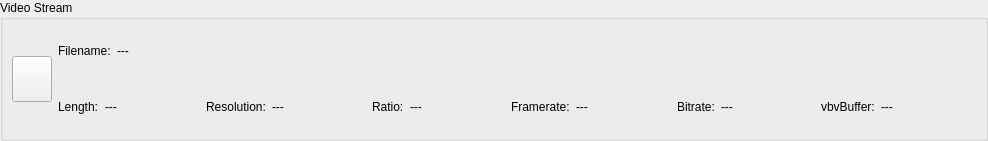
<ui version="4.0" >
 <author></author>
 <comment></comment>
 <exportmacro></exportmacro>
 <class>TTVideoFileInfoWidget</class>
 <widget class="QWidget" name="TTVideoFileInfoWidget" >
  <property name="geometry" >
   <rect>
    <x>0</x>
    <y>0</y>
    <width>988</width>
    <height>141</height>
   </rect>
  </property>
  <property name="minimumSize" >
   <size>
    <width>640</width>
    <height>80</height>
   </size>
  </property>
  <property name="windowTitle" >
   <string>Form</string>
  </property>
  <layout class="QGridLayout" >
   <property name="margin" >
    <number>0</number>
   </property>
   <property name="spacing" >
    <number>0</number>
   </property>
   <item row="0" column="0" >
    <widget class="QGroupBox" name="gbVideoStreamInfo" >
     <property name="title" >
      <string>Video Stream</string>
     </property>
     <property name="flat" >
      <bool>false</bool>
     </property>
     <layout class="QGridLayout" >
      <property name="margin" >
       <number>9</number>
      </property>
      <property name="spacing" >
       <number>6</number>
      </property>
      <item row="0" column="0" >
       <layout class="QHBoxLayout" >
        <property name="margin" >
         <number>0</number>
        </property>
        <property name="spacing" >
         <number>6</number>
        </property>
        <item>
         <widget class="QPushButton" name="pbVideoOpen" >
          <property name="sizePolicy" >
           <sizepolicy>
            <hsizetype>0</hsizetype>
            <vsizetype>0</vsizetype>
            <horstretch>0</horstretch>
            <verstretch>0</verstretch>
           </sizepolicy>
          </property>
          <property name="minimumSize" >
           <size>
            <width>36</width>
            <height>36</height>
           </size>
          </property>
          <property name="maximumSize" >
           <size>
            <width>46</width>
            <height>46</height>
           </size>
          </property>
          <property name="text" >
           <string/>
          </property>
          <property name="icon" >
           <iconset resource="videofileinfowidget.qrc" >:/pixmaps/pixmaps/fileopen_24.xpm</iconset>
          </property>
          <property name="iconSize" >
           <size>
            <width>32</width>
            <height>32</height>
           </size>
          </property>
          <property name="flat" >
           <bool>false</bool>
          </property>
         </widget>
        </item>
        <item>
         <layout class="QVBoxLayout" >
          <property name="margin" >
           <number>0</number>
          </property>
          <property name="spacing" >
           <number>12</number>
          </property>
          <item>
           <layout class="QHBoxLayout" >
            <property name="margin" >
             <number>0</number>
            </property>
            <property name="spacing" >
             <number>6</number>
            </property>
            <item>
             <widget class="QLabel" name="laVideoFileName" >
              <property name="sizePolicy" >
               <sizepolicy>
                <hsizetype>1</hsizetype>
                <vsizetype>5</vsizetype>
                <horstretch>0</horstretch>
                <verstretch>0</verstretch>
               </sizepolicy>
              </property>
              <property name="text" >
               <string>Filename:</string>
              </property>
             </widget>
            </item>
            <item>
             <widget class="QLabel" name="infoVideoFileName" >
              <property name="sizePolicy" >
               <sizepolicy>
                <hsizetype>7</hsizetype>
                <vsizetype>5</vsizetype>
                <horstretch>0</horstretch>
                <verstretch>0</verstretch>
               </sizepolicy>
              </property>
              <property name="sizeIncrement" >
               <size>
                <width>2</width>
                <height>0</height>
               </size>
              </property>
              <property name="text" >
               <string>---</string>
              </property>
             </widget>
            </item>
           </layout>
          </item>
          <item>
           <layout class="QHBoxLayout" >
            <property name="margin" >
             <number>0</number>
            </property>
            <property name="spacing" >
             <number>6</number>
            </property>
            <item>
             <widget class="QLabel" name="laVideoLength" >
              <property name="sizePolicy" >
               <sizepolicy>
                <hsizetype>1</hsizetype>
                <vsizetype>5</vsizetype>
                <horstretch>0</horstretch>
                <verstretch>0</verstretch>
               </sizepolicy>
              </property>
              <property name="text" >
               <string>Length:</string>
              </property>
             </widget>
            </item>
            <item>
             <widget class="QLabel" name="infoVideoLength" >
              <property name="sizePolicy" >
               <sizepolicy>
                <hsizetype>3</hsizetype>
                <vsizetype>5</vsizetype>
                <horstretch>0</horstretch>
                <verstretch>0</verstretch>
               </sizepolicy>
              </property>
              <property name="text" >
               <string>---</string>
              </property>
             </widget>
            </item>
            <item>
             <widget class="QLabel" name="laVideoResolution" >
              <property name="sizePolicy" >
               <sizepolicy>
                <hsizetype>1</hsizetype>
                <vsizetype>5</vsizetype>
                <horstretch>0</horstretch>
                <verstretch>0</verstretch>
               </sizepolicy>
              </property>
              <property name="text" >
               <string>Resolution:</string>
              </property>
             </widget>
            </item>
            <item>
             <widget class="QLabel" name="infoVideoResolution" >
              <property name="sizePolicy" >
               <sizepolicy>
                <hsizetype>3</hsizetype>
                <vsizetype>5</vsizetype>
                <horstretch>0</horstretch>
                <verstretch>0</verstretch>
               </sizepolicy>
              </property>
              <property name="text" >
               <string>---</string>
              </property>
             </widget>
            </item>
            <item>
             <widget class="QLabel" name="laVideoAspectRatio" >
              <property name="sizePolicy" >
               <sizepolicy>
                <hsizetype>1</hsizetype>
                <vsizetype>5</vsizetype>
                <horstretch>0</horstretch>
                <verstretch>0</verstretch>
               </sizepolicy>
              </property>
              <property name="text" >
               <string>Ratio:</string>
              </property>
             </widget>
            </item>
            <item>
             <widget class="QLabel" name="infoVideoAspectRatio" >
              <property name="sizePolicy" >
               <sizepolicy>
                <hsizetype>3</hsizetype>
                <vsizetype>5</vsizetype>
                <horstretch>0</horstretch>
                <verstretch>0</verstretch>
               </sizepolicy>
              </property>
              <property name="text" >
               <string>---</string>
              </property>
             </widget>
            </item>
            <item>
             <widget class="QLabel" name="laVideoFramerate" >
              <property name="sizePolicy" >
               <sizepolicy>
                <hsizetype>1</hsizetype>
                <vsizetype>5</vsizetype>
                <horstretch>0</horstretch>
                <verstretch>0</verstretch>
               </sizepolicy>
              </property>
              <property name="text" >
               <string>Framerate:</string>
              </property>
             </widget>
            </item>
            <item>
             <widget class="QLabel" name="infoVideoFramerate" >
              <property name="sizePolicy" >
               <sizepolicy>
                <hsizetype>3</hsizetype>
                <vsizetype>5</vsizetype>
                <horstretch>0</horstretch>
                <verstretch>0</verstretch>
               </sizepolicy>
              </property>
              <property name="text" >
               <string>---</string>
              </property>
             </widget>
            </item>
            <item>
             <widget class="QLabel" name="laVideoBitrate" >
              <property name="sizePolicy" >
               <sizepolicy>
                <hsizetype>1</hsizetype>
                <vsizetype>5</vsizetype>
                <horstretch>0</horstretch>
                <verstretch>0</verstretch>
               </sizepolicy>
              </property>
              <property name="text" >
               <string>Bitrate:</string>
              </property>
             </widget>
            </item>
            <item>
             <widget class="QLabel" name="infoVideoBitrate" >
              <property name="sizePolicy" >
               <sizepolicy>
                <hsizetype>3</hsizetype>
                <vsizetype>5</vsizetype>
                <horstretch>0</horstretch>
                <verstretch>0</verstretch>
               </sizepolicy>
              </property>
              <property name="text" >
               <string>---</string>
              </property>
             </widget>
            </item>
            <item>
             <widget class="QLabel" name="laVideoBuffer" >
              <property name="sizePolicy" >
               <sizepolicy>
                <hsizetype>1</hsizetype>
                <vsizetype>5</vsizetype>
                <horstretch>0</horstretch>
                <verstretch>0</verstretch>
               </sizepolicy>
              </property>
              <property name="text" >
               <string>vbvBuffer:</string>
              </property>
             </widget>
            </item>
            <item>
             <widget class="QLabel" name="infoVideoBuffer" >
              <property name="sizePolicy" >
               <sizepolicy>
                <hsizetype>3</hsizetype>
                <vsizetype>5</vsizetype>
                <horstretch>0</horstretch>
                <verstretch>0</verstretch>
               </sizepolicy>
              </property>
              <property name="text" >
               <string>---</string>
              </property>
             </widget>
            </item>
           </layout>
          </item>
         </layout>
        </item>
       </layout>
      </item>
     </layout>
    </widget>
   </item>
  </layout>
 </widget>
 <pixmapfunction></pixmapfunction>
 <resources>
  <include location="videofileinfowidget.qrc" />
 </resources>
 <connections/>
</ui>
